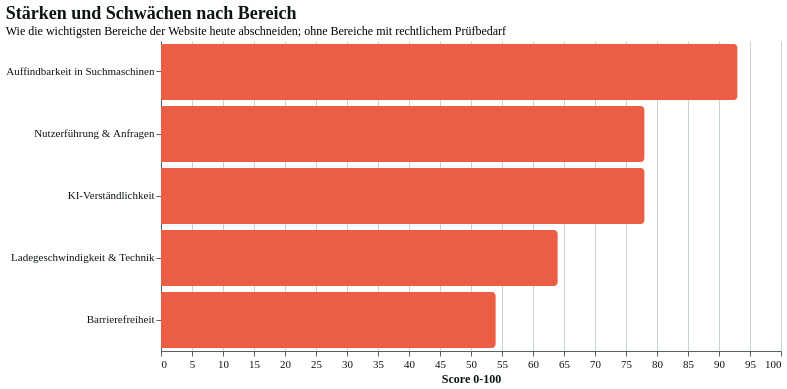

Express this chart as Vega-Lite.
### Vega-Lite specification from a JSON file in a GitHub repository (floating-point values rounded to 4 significant figures)
{"$schema": "https://vega.github.io/schema/vega-lite/v6.json", "description": "Pixelkiez approved template V02_CATEGORY_BARS: Kategoriescores", "usermeta": {"template_id": "V02_CATEGORY_BARS", "name": "Kategoriescores", "purpose": "Sortierte horizontale Balken", "brand_contract": "pixelkiez-v1", "visual_id": "VIZ-001", "metric_refs": ["CATEGORY:findability_seo", "CATEGORY:performance_technology", "CATEGORY:ux_conversion", "CATEGORY:accessibility", "CATEGORY:ai_readiness"], "finding_refs": [], "evidence_class": "DERIVED", "population": "5 bewertete Kategorien; ohne Balken wegen rechtlichem Prüfbedarf: trust_privacy_content", "method": "Pixelkiez Bewertungsmodell", "does_not_prove": "Bereichswerte sind keine externen Benchmarks und beweisen keine Geschäftswirkung.", "brand_font_status": "EXACT", "resolved_fonts": {"display": "Schibsted Grotesk", "data": "IBM Plex Mono"}}, "width": 620, "height": 310, "data": {"values": [{"label": "Auffindbarkeit in Suchmaschinen", "value": 93.0}, {"label": "Ladegeschwindigkeit & Technik", "value": 64.0}, {"label": "Nutzerführung & Anfragen", "value": 78.0}, {"label": "Barrierefreiheit", "value": 54.0}, {"label": "KI-Verständlichkeit", "value": 78.0}]}, "mark": {"type": "bar", "cornerRadiusEnd": 4, "color": "#EC5E43"}, "encoding": {"y": {"field": "label", "type": "nominal", "sort": "-x", "axis": {"title": null}}, "x": {"field": "value", "type": "quantitative", "scale": {"domain": [0, 100]}, "axis": {"title": "Score 0-100"}}, "tooltip": [{"field": "label"}, {"field": "value"}]}, "config": {"background": "#FFFFFF", "font": "Schibsted Grotesk", "title": {"font": "Schibsted Grotesk", "fontSize": 18, "fontWeight": 700, "color": "#0E1414", "anchor": "start"}, "axis": {"labelFont": "IBM Plex Mono", "labelFontSize": 11, "titleFont": "Schibsted Grotesk", "titleFontSize": 12, "labelColor": "#0E1414", "titleColor": "#0E1414", "gridColor": "#C6D4D1", "domainColor": "#566360", "tickColor": "#566360"}, "legend": {"labelFont": "Schibsted Grotesk", "labelFontSize": 11, "titleFont": "Schibsted Grotesk", "titleFontSize": 12, "labelColor": "#0E1414", "titleColor": "#0E1414"}, "view": {"stroke": null}}, "title": {"text": "Stärken und Schwächen nach Bereich", "subtitle": "Wie die wichtigsten Bereiche der Website heute abschneiden; ohne Bereiche mit rechtlichem Prüfbedarf", "anchor": "start"}}
